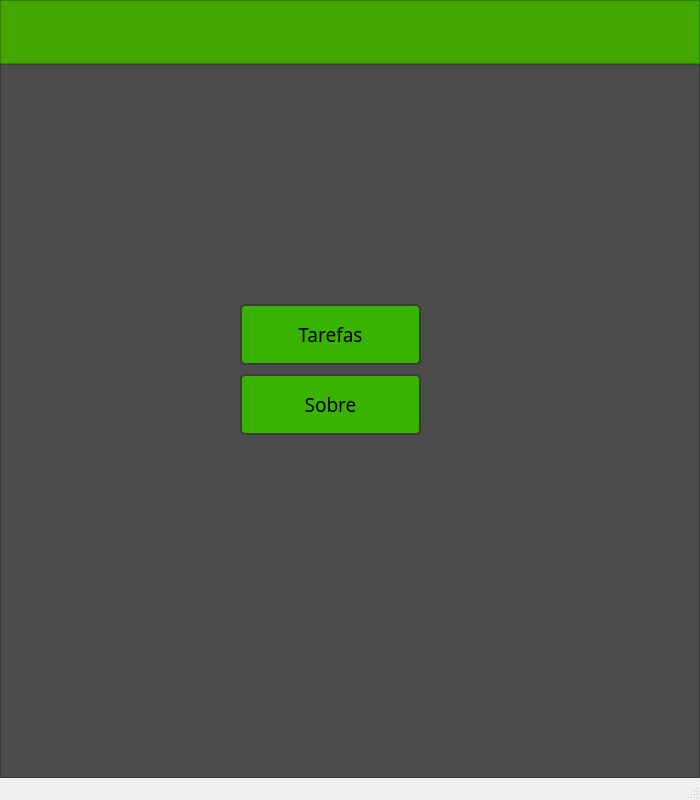
<?xml version="1.0" encoding="UTF-8"?>
<ui version="4.0">
 <class>MainWindow</class>
 <widget class="QMainWindow" name="MainWindow">
  <property name="enabled">
   <bool>true</bool>
  </property>
  <property name="geometry">
   <rect>
    <x>0</x>
    <y>0</y>
    <width>700</width>
    <height>800</height>
   </rect>
  </property>
  <property name="minimumSize">
   <size>
    <width>700</width>
    <height>800</height>
   </size>
  </property>
  <property name="maximumSize">
   <size>
    <width>700</width>
    <height>800</height>
   </size>
  </property>
  <property name="windowTitle">
   <string>MainWindow</string>
  </property>
  <widget class="QWidget" name="centralwidget">
   <property name="autoFillBackground">
    <bool>false</bool>
   </property>
   <layout class="QVBoxLayout" name="verticalLayout">
    <property name="spacing">
     <number>0</number>
    </property>
    <property name="leftMargin">
     <number>0</number>
    </property>
    <property name="topMargin">
     <number>0</number>
    </property>
    <property name="rightMargin">
     <number>0</number>
    </property>
    <property name="bottomMargin">
     <number>0</number>
    </property>
    <item>
     <widget class="QFrame" name="frame_2">
      <property name="maximumSize">
       <size>
        <width>16777215</width>
        <height>64</height>
       </size>
      </property>
      <property name="styleSheet">
       <string notr="true">background-color: rgb(67, 167, 1);</string>
      </property>
      <property name="frameShape">
       <enum>QFrame::StyledPanel</enum>
      </property>
      <property name="frameShadow">
       <enum>QFrame::Raised</enum>
      </property>
     </widget>
    </item>
    <item>
     <widget class="QFrame" name="frame">
      <property name="styleSheet">
       <string notr="true">background-color: rgb(75, 75, 75); </string>
      </property>
      <property name="frameShape">
       <enum>QFrame::StyledPanel</enum>
      </property>
      <property name="frameShadow">
       <enum>QFrame::Raised</enum>
      </property>
      <widget class="QPushButton" name="tarefas">
       <property name="geometry">
        <rect>
         <x>240</x>
         <y>240</y>
         <width>181</width>
         <height>61</height>
        </rect>
       </property>
       <property name="font">
        <font>
         <family>Segoe UI Variable Display</family>
         <pointsize>14</pointsize>
         <weight>50</weight>
         <bold>false</bold>
        </font>
       </property>
       <property name="styleSheet">
        <string notr="true">QPushButton{
	background-color: rgb(56, 179, 0);
	border: 2px solid rgb(60, 60, 60);
	border-radius: 5px;
}

QPushButton:hover{
	background-color: rgb(43, 165, 21);
	border: 2px solid rgb(70, 70, 70);
}

QPushButton:pressed{
	border: 2px solid rgb(255, 165, 24);
	color: rgb(35, 35, 35);
}
</string>
       </property>
       <property name="text">
        <string>Tarefas</string>
       </property>
      </widget>
      <widget class="QPushButton" name="sobre">
       <property name="geometry">
        <rect>
         <x>240</x>
         <y>310</y>
         <width>181</width>
         <height>61</height>
        </rect>
       </property>
       <property name="font">
        <font>
         <family>Segoe UI Variable Display</family>
         <pointsize>14</pointsize>
         <weight>50</weight>
         <bold>false</bold>
        </font>
       </property>
       <property name="styleSheet">
        <string notr="true">QPushButton{
	background-color: rgb(56, 179, 0);
	border: 2px solid rgb(60, 60, 60);
	border-radius: 5px;
}

QPushButton:hover{
	background-color: rgb(43, 165, 21);
	border: 2px solid rgb(70, 70, 70);
}

QPushButton:pressed{
	border: 2px solid rgb(255, 165, 24);
	color: rgb(35, 35, 35);
}
</string>
       </property>
       <property name="text">
        <string>Sobre</string>
       </property>
      </widget>
     </widget>
    </item>
   </layout>
  </widget>
  <widget class="QStatusBar" name="statusbar"/>
 </widget>
 <resources/>
 <connections/>
</ui>
